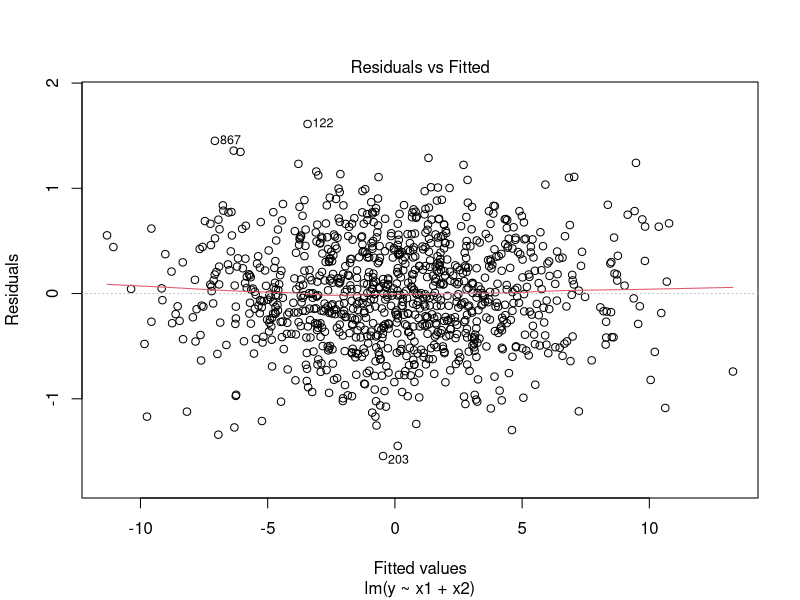
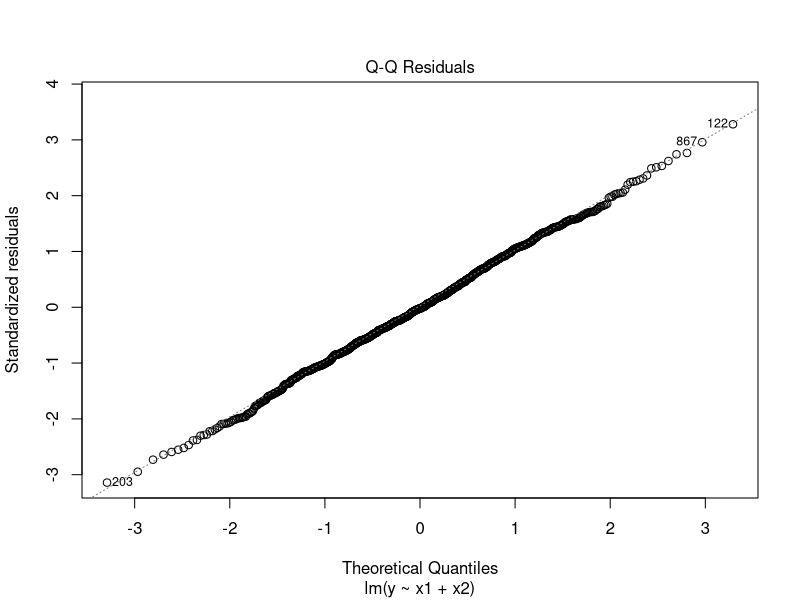
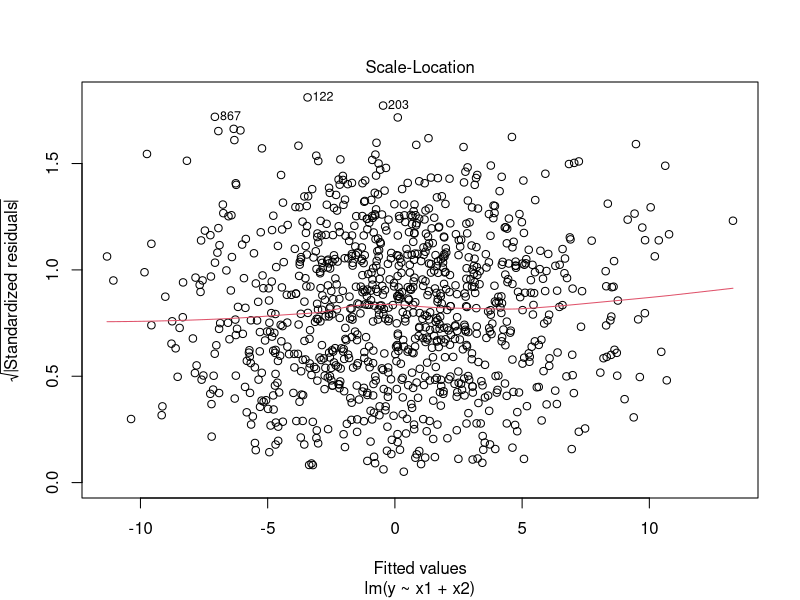
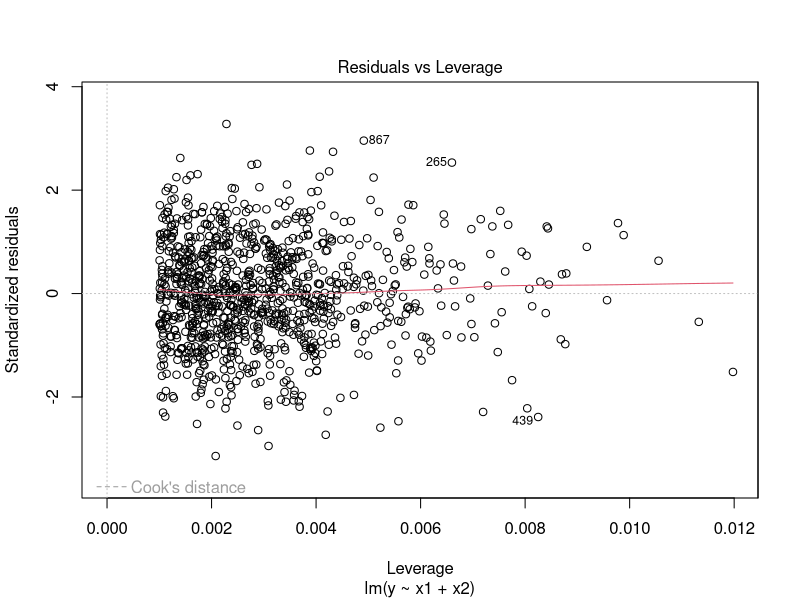

Write R code to recreate these figures, in order.
library(data.table)

set.seed(123)
n <- 1000
dt <- data.table(id = 1:n)
dt[, x1 := rnorm(.N, mean=0, sd=2)]
dt[, x2 := runif(.N, min=-1, max=1)]
dt[, y := 2 * x1 + x2 + 0.5 * rnorm(.N)]


model <- lm(y ~ x1 + x2, data = dt)
summary(model)
plot(model)
